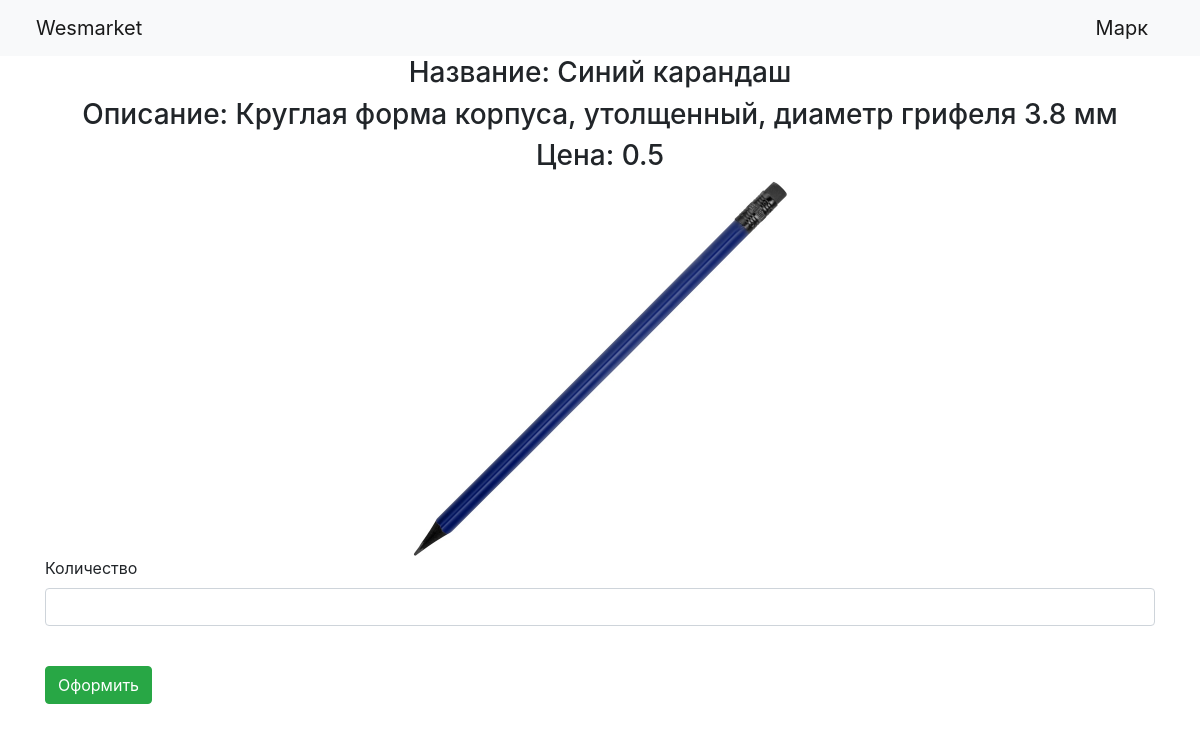
The page /buy/2 (signed in) on the database its author committed.
### data/users.py (models this page shows, shortened)
class User(SqlAlchemyBase, UserMixin, SerializerMixin):
    __tablename__ = 'user'
    id = sqlalchemy.Column(sqlalchemy.Integer,
                           primary_key=True, autoincrement=True)
    surname = sqlalchemy.Column(sqlalchemy.String, nullable=True)
    name = sqlalchemy.Column(sqlalchemy.String, nullable=True)
    age = sqlalchemy.Column(sqlalchemy.Integer, nullable=True)
    address = sqlalchemy.Column(sqlalchemy.String, nullable=True)
    email = sqlalchemy.Column(sqlalchemy.String, unique=True, nullable=True, index=True)
    moder = sqlalchemy.Column(sqlalchemy.Boolean, nullable=True, default=0)
    hashed_password = sqlalchemy.Column(sqlalchemy.String, nullable=True, index=True)
    orders = orm.relation("Orders", back_populates='user')

### data/items.py (models this page shows, shortened)
class Item(SqlAlchemyBase, SerializerMixin):
    __tablename__ = 'item'
    id = sqlalchemy.Column(sqlalchemy.Integer, primary_key=True, autoincrement=True)
    name = sqlalchemy.Column(sqlalchemy.String, nullable=True)
    description = sqlalchemy.Column(sqlalchemy.String, nullable=True)
    price = sqlalchemy.Column(sqlalchemy.Float, nullable=True)
    img = sqlalchemy.Column(sqlalchemy.String, nullable=True)
    quantity = sqlalchemy.Column(sqlalchemy.Integer, nullable=True)

### main.py (the view, shortened to what this page needs)
@app.route('/buy/<int:id>', methods=['GET', 'POST'])
@login_required
def make_order(id):
    form = OrderForm()
    a = db_sess.query(Item).get(id)
    return render_template('New_order.html', title='Оформление', item=a,
                           form=form)

### data/orders.py
class OrderForm(FlaskForm, SerializerMixin):
    quantity = IntegerField('Количество')
    submit = SubmitField('Оформить')

### main.py (called while the page is built)
@login_manager.user_loader
def load_user(user_id):
    return db_sess.query(User).get(user_id)

### templates/new_order.html (shortened to what this page needs)
{% extends "base.html" %}
{% block content %}
<div align="center">
    <h3>Название: {{ item.name }}</h3>
    <h3>Описание: {{ item.description }}</h3>
    <h3>Цена: {{ item.price }}</h3>
    <img src="/static/img/{{ item.img }}" width="500">
    </div>
<form action="" method="post">
    <p>
        {{ form.quantity.label }}<br>
        {{ form.quantity(class="form-control") }}<br>
    </p>
    <p>{{ form.submit(type="submit", class="btn btn-success") }}</p>
</form>
{% endblock %}

### templates/base.html (shortened to what this page needs)
<!doctype html>
<html lang="en">
<head>
    <link rel="stylesheet"
          href="https://stackpath.bootstrapcdn.com/bootstrap/4.4.1/css/bootstrap.min.css"
>
</head>
<body>
<header>
    <nav class="navbar navbar-light bg-light">
        <a class="navbar-brand" href="/">&#12288Wesmarket</a>
        {% if current_user.is_authenticated %}
            <div class="dropdown">
                <a class="navbar-brand" type="button" id="dropdownMenuButton1" data-bs-toggle="dropdown" aria-expanded="false">
                    {{ current_user.name }}&#12288
                </a>
            </div>
    {% else %}
    <p>
        <a class="btn btn-primary " href="/register">Зарегистрироваться</a>
        <a class="btn btn-success" href="/login">Войти</a>
    </p>
    {% endif %}
    </nav>
</header>
<main role="main" class="container">
    {% block content %}
    {% endblock %}
</main>
</body>
</html>

### rows shown on the page
User: name "Марк"
Item: name "Синий карандаш", description "Круглая форма корпуса, утолщенный, диаметр грифеля 3.8 мм", price "0.5", img (picture)
